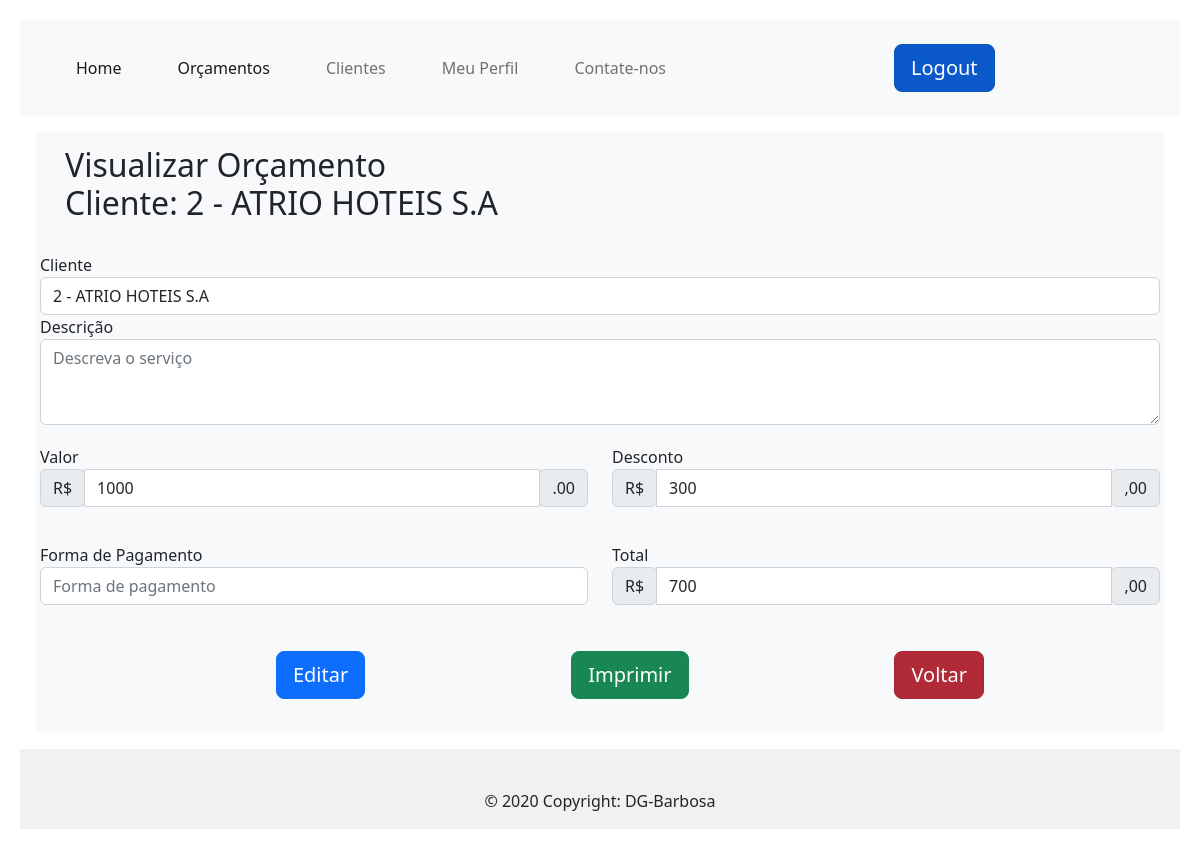
/view_orcaments/4 (signed in), run on the app's committed database.
### app/models/tables.py (models this page shows, shortened)
class Orcaments(db.Model):
    _tablename__ = "orcaments"
    id = db.Column(db.Integer, primary_key=True)
    client = db.Column(db.String)
    pedido = db.Column(db.String)
    valor = db.Column(db.Integer)
    desconto = db.Column(db.Integer)
    forma_pagto = db.Column(db.String)
    valor_total = db.Column(db.Integer)

### app/controllers/default.py (the view)
@app.route('/view_orcaments/<int:id>', methods=['GET'])
def view_orcaments(id):
    orcament = Orcaments.query.filter_by(id=id).first_or_404()
    return render_template('viewOrcaments.html', orcament=orcament)

### app/controllers/default.py (called while the page is built)
@lm.user_loader
def load_user(id):
    return User.query.filter_by(id=id).first()

### app/models/tables.py (called while the page is built)
    @property
    def is_authenticated(self):
        return True

### app/templates/viewOrcaments.html (shortened to what this page needs)
{% extends 'base.html' %}
{% block conteudo %}
<div class="position-relative overflow-hidden p-3 p-md-1 m-md-3 bg-light">
    <h2 style="margin-left: 15px;padding: 10px">Visualizar Orçamento <br> Cliente: {{ orcament.client }}</h2>
    <form action="/folha_orcamentos" method="GET">
        <div class="row">
            <div class="col">
                <label for="">Cliente</label>
                <input type="text" id="nome" name="nome" class="form-control" placeholder="Nome"
                    value="{{ orcament.client }}">
            </div>
        </div>
        <div class="row">
            <div class="col" class="form-control">
                <label for=""> Descrição</label>
                <textarea class="form-control" placeholder="Descreva o serviço" id="pedido" name="pedido" rows="3"
                    value="">{{ orcament.pedido }}</textarea>
            </div>
        </div>
        <div class="row" style="margin-top: 20px;">
            <div class="col">
                <label for="">Valor</label>
                <div class="input-group mb-3">
                    <div class="input-group-prepend">
                        <span class="input-group-text">R$</span>
                    </div>
                    <input class="form-control" type="Text" size="12" value="{{orcament.valor}}" name="valor" oninput="myFunction()" id="valor"
                        placeholder="Valor">
                    <div class="input-group-append">
                        <span class="input-group-text">.00</span>
                    </div>
                </div>
            </div>
            <div class="col ">
                <label for="">Desconto</label>
                <div class="input-group mb-3">
                    <div class="input-group-prepend">
                        <span class="input-group-text">R$</span>
                    </div>
                    <input class="form-control" type="Text" size="12" value="{{ orcament.desconto }}" name="desconto" oninput="myFunction()" id="desconto"
                        placeholder="Desconto">
                    <div class="input-group-append">
                        <span class="input-group-text">,00</span>
                    </div>
                </div>
            </div>
        </div>
        <div class="row" style="margin-top: 20px;">
            <div class="col">
                <label for=""> Forma de Pagamento</label>
                <input class="form-control" list="pagtos" name="pagto" id="pagto" placeholder="Forma de pagamento">
            </div>
            <div class="col">
                <div class="col">
                    <label for="">Total</label>
                    <div class="input-group mb-3">
                        <div class="input-group-prepend">
                            <span class="input-group-text">R$</span>
                        </div>
                        <input class="form-control" type="Text" size="12" value="{{ orcament.valor_total }}"
                            name="total" id="total" placeholder="Total">
                        <div class="input-group-append">
                            <span class="input-group-text">,00</span>
                        </div>
                    </div>
                </div>
            </div>
            <div class="buttons" style="display: flex; justify-content: space-evenly; margin: 30px;">
                <a href="/edit_orcament/{{ orcament.id }}">
                    <input type="button" class="btn btn-primary btn-lg" value="Editar">
                </a>
                <button type="button" onclick="window.print()" class="btn btn-success btn-lg">Imprimir</button>
                <input type="reset" class="btn btn-danger btn-lg active" name="voltar" onclick="history.back()"
                    value="Voltar">
            </div>
    </form>
</div>
{% endblock %}

### app/static/css/style.css (style rules this page uses)
body { padding: 20px; background-color: black; }
a:link { text-decoration: none; }

### data on the page
Orcaments: client "2 - ATRIO HOTEIS S.A", nome "2 - ATRIO HOTEIS S.A", valor "1000", desconto "300", total "700"
